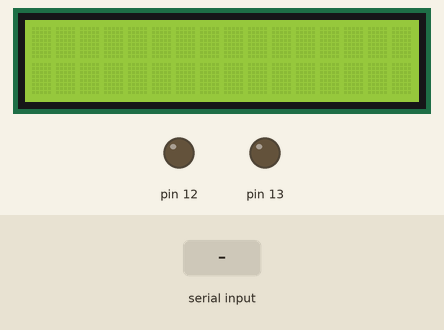
Bench run of a sketch on a simulated Arduino Uno, built with avr-gcc and run on an emulated ATmega328P. On the bench: 16×2 character LCD, output pins drawn as LEDs (lit = HIGH). The test bench sets the inputs (shaded band). What the sketch prints to the serial monitor is not drawn.

Above: at 1.2 s.
1.3 s: "1\n" received over Serial
At 3.5 s:
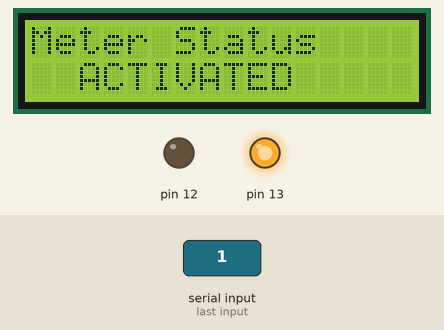
4.3 s: "0\n" received over Serial
At 6.7 s:
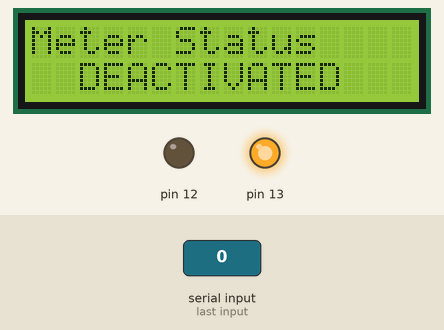
7.3 s: "90,45\n" received over Serial
At 9.5 s:
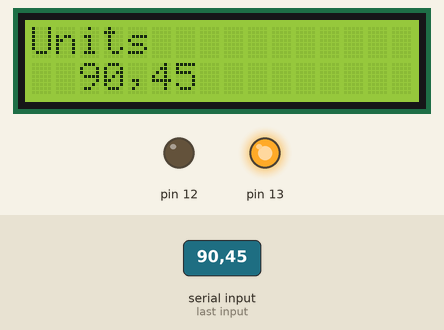
Timing chart, 0 to 11.0 s (numbered marks = the images above; inputs shaded):
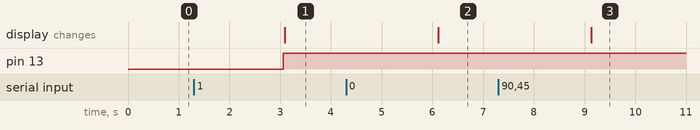

The sketch:

hardware.ino
```cpp
#include <LiquidCrystal_I2C.h>
LiquidCrystal_I2C lcd(0x27, 16, 2);

void setup() {
  lcd.init();
  lcd.backlight();
  pinMode(13, OUTPUT);
  pinMode(12, OUTPUT);
  Serial.begin(9600);
}

void dscreen()
{
  lcd.clear();
  lcd.setCursor(0, 0);
  lcd.print("Meter Status");
  lcd.setCursor(2, 1);
  lcd.print("DEACTIVATED");
}

void ascreen()
{
  lcd.clear();
  lcd.setCursor(0, 0);
  lcd.print("Meter Status");
  lcd.setCursor(2, 1);
  lcd.print("ACTIVATED");
  // delay(2000);
  // lcd.clear();
}

void loop() {

  if (Serial.available() > 0) { // Check if there is any data available
    String receivedData = Serial.readString();
    int value = receivedData.toInt();

     if(value == 1)
      {
        Serial.print("Received value: ");
        Serial.println(receivedData);
        digitalWrite(12, LOW);
        digitalWrite(13, HIGH);
        ascreen();
      }else if(value == 0)
      {
        Serial.print("Received value: ");
        Serial.println(receivedData);
        digitalWrite(12, LOW);
        digitalWrite(13, HIGH);
        dscreen();
      }
      else{
        lcd.clear();
        lcd.setCursor(0, 0);
        lcd.print("Units");
        lcd.setCursor(2, 1);
        lcd.print(receivedData);
      }

    // if (value > 0) {
    //   if(value == 1)
    //   {
    //     Serial.print("Received value: ");
    //     Serial.println(receivedData);
    //     digitalWrite(12, LOW);
    //     digitalWrite(13, HIGH);
    //     ascreen();
    //   }else{
    //     lcd.clear();
    //     lcd.setCursor(0, 0);
    //     lcd.print("Units");
    //     lcd.setCursor(2, 1);
    //     lcd.print(76);
    //   }
    // } else{
    //  lcd.clear();
    //     lcd.setCursor(0, 0);
    //     lcd.print("Units");
    //     lcd.setCursor(2, 1);
    //     lcd.print(7);
    //   // Serial.print("Received value: ");
    //   // Serial.println(receivedData);
    //   // digitalWrite(13, LOW);
    //   // digitalWrite(12, HIGH);
    //   // dscreen();
    // }
  }
  delay(1000);
}
```

Measured:
- after the input at 1.3 s, pin 13: LOW → HIGH after 1.8 s; the display: changes after 1.8 s (image 1)
- after the input at 4.3 s, the display: changes after 1.8 s (image 2)
- after the input at 7.3 s, the display: changes after 1.8 s (image 3)
